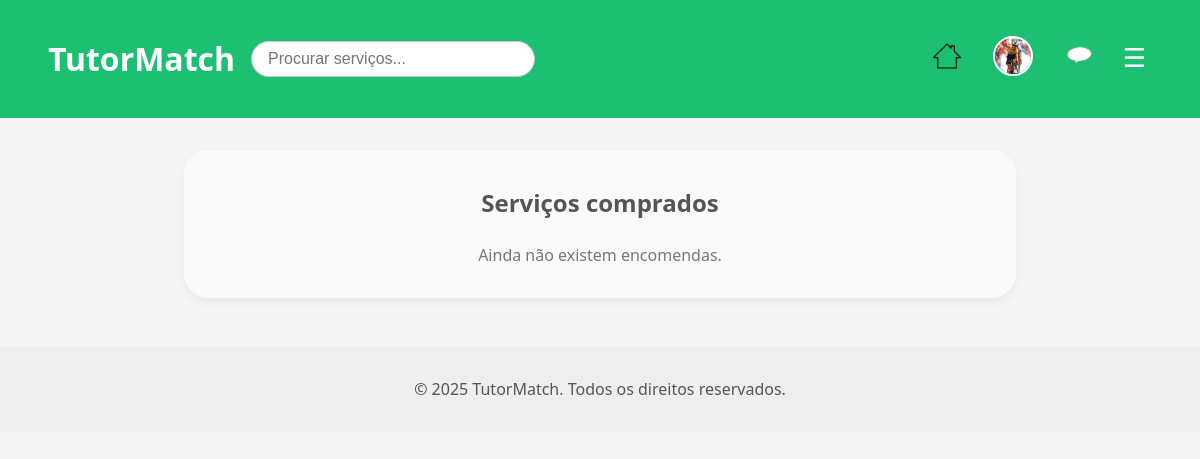
Before: /pages/user_orders.php?id=13 (signed in) with the older database file.
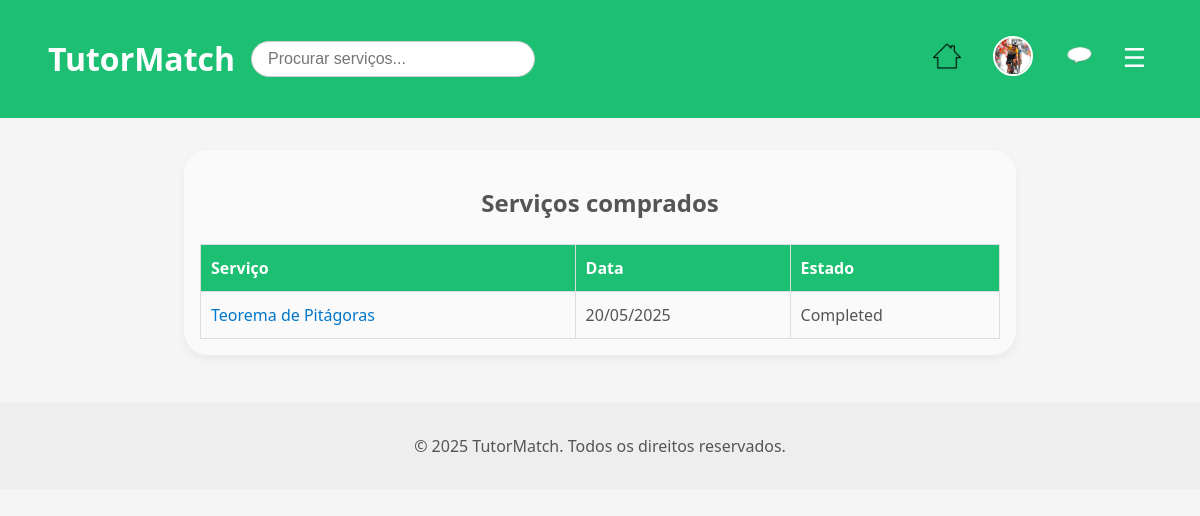
After: the same page with the newer database file.
### tables this page shows
CREATE TABLE orders (
  id INTEGER PRIMARY KEY AUTOINCREMENT,
  service_id INTEGER,
  client_id INTEGER,
  freelancer_id INTEGER,
  status TEXT,
  created_at DATETIME DEFAULT CURRENT_TIMESTAMP,
  FOREIGN KEY (service_id) REFERENCES services(id),
  FOREIGN KEY (client_id) REFERENCES users(id),
  FOREIGN KEY (freelancer_id) REFERENCES users(id)
);

CREATE TABLE services (
            id INTEGER PRIMARY KEY AUTOINCREMENT,
            user_id INT NOT NULL,
            category_id INT NOT NULL,
            title VARCHAR(255) NOT NULL,
            description TEXT NOT NULL,
            price DECIMAL(10,2) NOT NULL,
            delivery_time INT NOT NULL,
            image_path VARCHAR(255),
            created_at DATETIME DEFAULT CURRENT_TIMESTAMP, currency_id INT DEFAULT 1,
            FOREIGN KEY (user_id) REFERENCES users(id),
            FOREIGN KEY (category_id) REFERENCES categories(id)
        );

### pages/user_orders.php (the view, shortened to what this page needs)
<?php
require_once '../database/db.php';
$ownerId    = intval($_GET['id'] ?? 0);
$stmt = $db->prepare("
  SELECT o.*, s.title
  FROM orders o
  JOIN services s ON s.id = o.service_id
  WHERE o.client_id = ?
  ORDER BY o.created_at DESC
");
$stmt->execute([$ownerId]);
$orders = $stmt->fetchAll(PDO::FETCH_ASSOC);
include_once '../includes/header.php';
?>
<link rel="stylesheet" href="/css/orders_view.css">
<div class="orders-view-wrapper">
  <h2 class="orders-view-title">Serviços comprados</h2>
  <?php if (count($orders) === 0): ?>
      <p class="orders-view-empty">Ainda não existem encomendas.</p>
  <?php else: ?>
      <table class="orders-view-table">
        <thead>
          <tr><th>Serviço</th><th>Data</th><th>Estado</th></tr>
        </thead>
        <tbody>
        <?php foreach ($orders as $o): ?>
          <tr>
            <td>
              <a href="/pages/view_service.php?id=<?= $o['service_id'] ?>">
                <?= htmlspecialchars($o['title']) ?>
              </a>
            </td>
            <td><?= date('d/m/Y', strtotime($o['created_at'])) ?></td>
            <td><?= htmlspecialchars(ucfirst($o['status'])) ?></td>
          </tr>
        <?php endforeach; ?>
        </tbody>
      </table>
  <?php endif; ?>
</div>
<?php include_once '../includes/footer.php'; ?>

Changed rows visible on the page:
added orders: service.title "Teorema de Pitágoras", created_at "20/05/2025", status "Completed"
Other visible differences:
text no longer shown: "Ainda não existem encomendas."
text now shown: "Serviço Data Estado"
